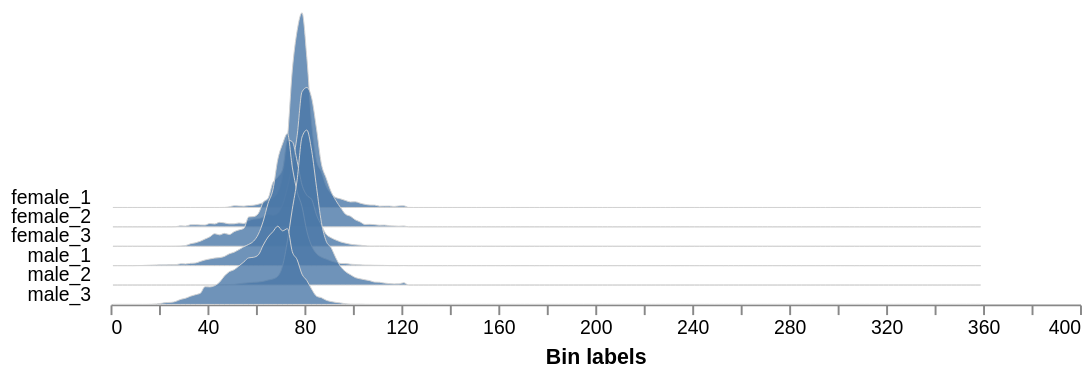

The code cell stored with this chart in its notebook:
### Markdown cell above
## Analyze female flower parts

### Code cell
shape_img = pcv.analyze.size(img=img, labeled_mask=female_label, n_labels=num_f, label="female")
color_hist = pcv.analyze.color(rgb_img=img, labeled_mask=female_label, n_labels=num_f, label="female")

### Figure 1 — Vega-Lite specification as saved in the notebook (floating-point values rounded to 4 significant figures; data arrays with more than 128 entries replaced by an {"elided": "..."} marker saying what was removed)
{"config": {"view": {"continuousWidth": 300, "continuousHeight": 300, "stroke": null}, "axis": {"grid": false}, "facet": {"columns": 1, "spacing": 0}, "title": {"anchor": "end"}}, "data": {"name": "data-9d65ed55635ab8cc8e4a1e12a1a94a1e"}, "facet": {"field": "sample", "header": {"labelAngle": 0, "labelAlign": "left", "labelOrient": "left"}, "title": null, "type": "nominal"}, "spec": {"mark": {"type": "area", "fillOpacity": 0.8, "interpolate": "monotone", "stroke": "lightgray", "strokeWidth": 0.5}, "encoding": {"x": {"field": "label", "title": "Bin labels", "type": "quantitative"}, "y": {"axis": null, "field": "value", "scale": {"range": [10, -100]}, "type": "quantitative"}}, "height": 10, "width": 500}, "bounds": "flush", "$schema": "https://vega.github.io/schema/vega-lite/v5.20.1.json", "datasets": {"data-9d65ed55635ab8cc8e4a1e12a1a94a1e": {"elided": "1080 records"}}}
